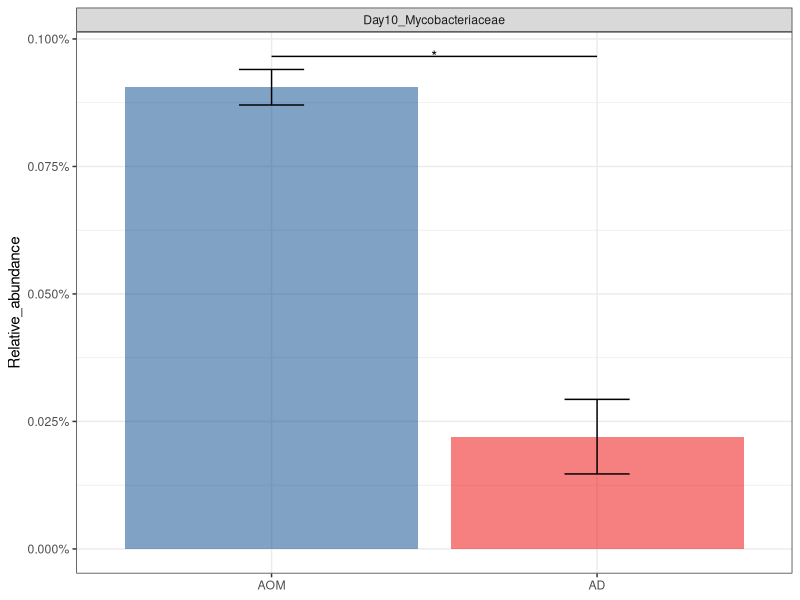
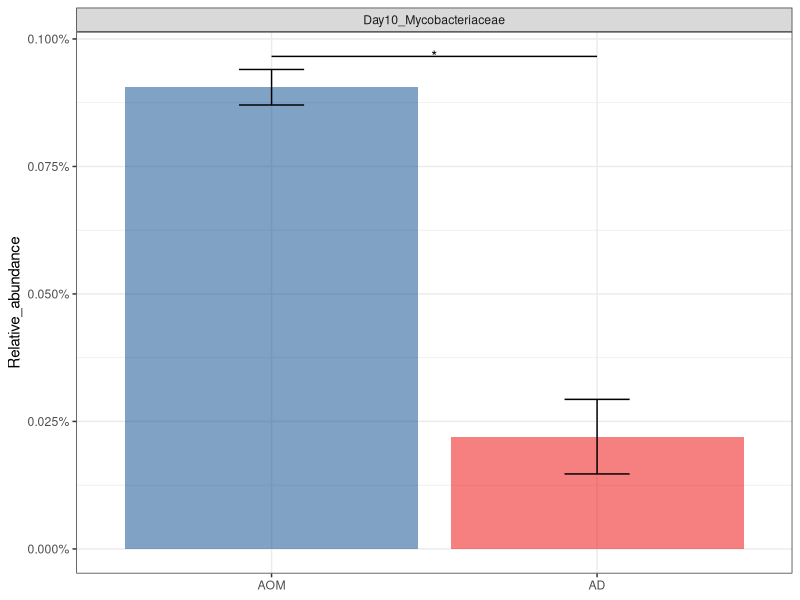

The R source for these figures, in order:

library(ggplot2)
library(tidyr)
library(scales)
library(stringr)
library(dplyr)
library(rstatix)

Drivers <- read.csv("DrivernodesData.csv",check.names = F,header = T)
AllFamilies <- read.delim("Family.tsv",check.names = F)

DriversAbund <- AllFamilies %>% subset(.,Family %in% Drivers$S_ID)
DriversAbund1 <- DriversAbund %>% .[,-ncol(.)]

DriversAbund2 <- DriversAbund1 %>% 
  pivot_longer(., cols = 2:ncol(.),
               names_to = "Sample",
               values_to = "Relative_abundance"
               ) 
DriversAbund2$Day <- str_extract(DriversAbund2$Sample,"\\d")
DriversAbund2$Group <- str_extract(DriversAbund2$Sample,"[[:alpha:]]+")
DriversAbund2 <- DriversAbund2 %>% subset(.,Group=="A"|Group=="AD")
DriversAbund2 <- DriversAbund2 %>% 
  mutate(Day=case_when(Day == "1" ~ "Day10",
                       Day == "2" ~ "Day25"),
         Group=case_when(Group == "A" ~ "AOM",
                         TRUE~as.character(Group)))
DriversAbund2$Group <- factor(DriversAbund2$Group,levels= c("AOM","AD"))

plotdata <- DriversAbund2 %>% 
  group_by(Family,Day) %>%
  dunn_test(Relative_abundance~Group)%>% 
  subset(.,select = c("Family","Day","p.adj.signif")) %>% 
  merge(DriversAbund2,.) %>% 
  subset(.,p.adj.signif=="*") %>% 
  unite(.,"Day_Family",Day,Family)

Siglabel <- subset(plotdata,select = -Sample) %>% 
  arrange(Day_Family,-Relative_abundance) %>% 
  .[!duplicated(.$Day_Family),]

library(ggpubr)
library(ggsci)

p1<- ggplot(data = plotdata,aes(x=Group,y=Relative_abundance,fill= Group))+
  stat_summary(fun = "mean", geom = "bar",position = "dodge")+
  stat_summary(geom = "errorbar",width = 0.2)+
  geom_text(data = Siglabel,aes(y=Relative_abundance,x=1.5,label=p.adj.signif))+
  geom_segment(data = Siglabel,aes(x=1,xend=2,yend=Relative_abundance))+
  scale_fill_lancet(alpha = 0.5)+
  scale_y_continuous(labels = percent_format())+
  facet_wrap(~Day_Family,scales = "free_y",nrow = 1)+
  theme_bw()+
  theme(legend.position = "none",axis.title.x = element_blank())
p1

ggsave("Driver_abundance.svg",p1,width = 14,height = 3,units = "in")

# library(ggpubr)
# library(ggsci)
# p1<- ggplot(data = plotdata,aes(x=Group,y=Family,size=Relative_abundance,color=p.adj.signif))+
#   geom_point()+
#   stat_summary(fun = "mean", geom = "point")+
#   scale_color_lancet()+
#   facet_grid(~Day)

